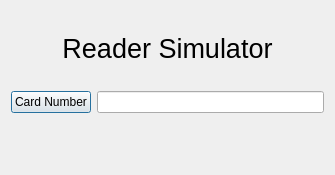
<?xml version="1.0" encoding="UTF-8"?>
<ui version="4.0">
 <class>Reader</class>
 <widget class="QDialog" name="Reader">
  <property name="geometry">
   <rect>
    <x>0</x>
    <y>0</y>
    <width>335</width>
    <height>175</height>
   </rect>
  </property>
  <property name="windowTitle">
   <string>Dialog</string>
  </property>
  <layout class="QVBoxLayout" name="verticalLayout">
   <item>
    <widget class="QLabel" name="label">
     <property name="font">
      <font>
       <pointsize>20</pointsize>
      </font>
     </property>
     <property name="text">
      <string>Reader Simulator</string>
     </property>
     <property name="alignment">
      <set>Qt::AlignmentFlag::AlignCenter</set>
     </property>
    </widget>
   </item>
   <item>
    <layout class="QFormLayout" name="formLayout">
     <item row="0" column="0">
      <widget class="QPushButton" name="cardPushButton">
       <property name="text">
        <string>Card Number</string>
       </property>
      </widget>
     </item>
     <item row="0" column="1">
      <widget class="QLineEdit" name="cardNumber"/>
     </item>
    </layout>
   </item>
  </layout>
 </widget>
 <resources/>
 <connections/>
</ui>
